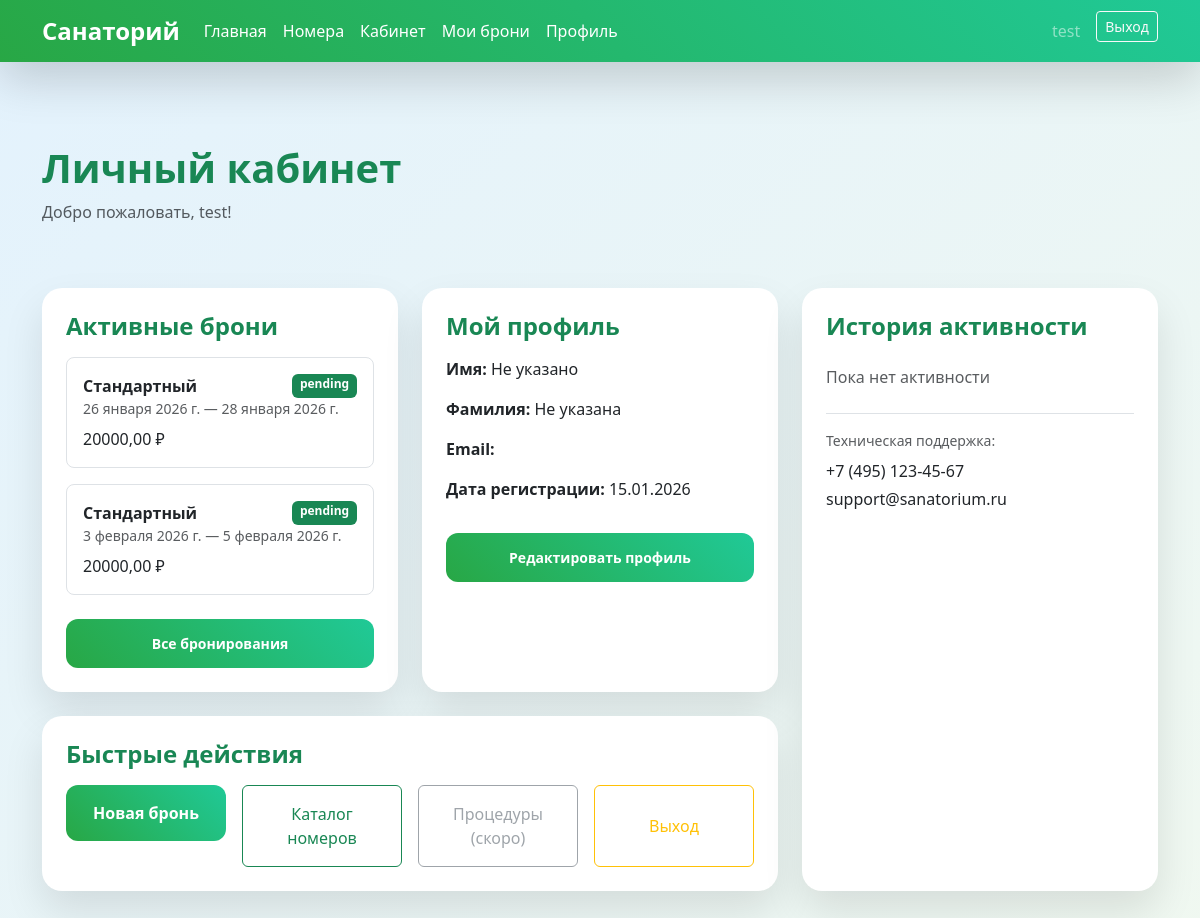
The app's page /accounts/dashboard/ (signed in), older data.
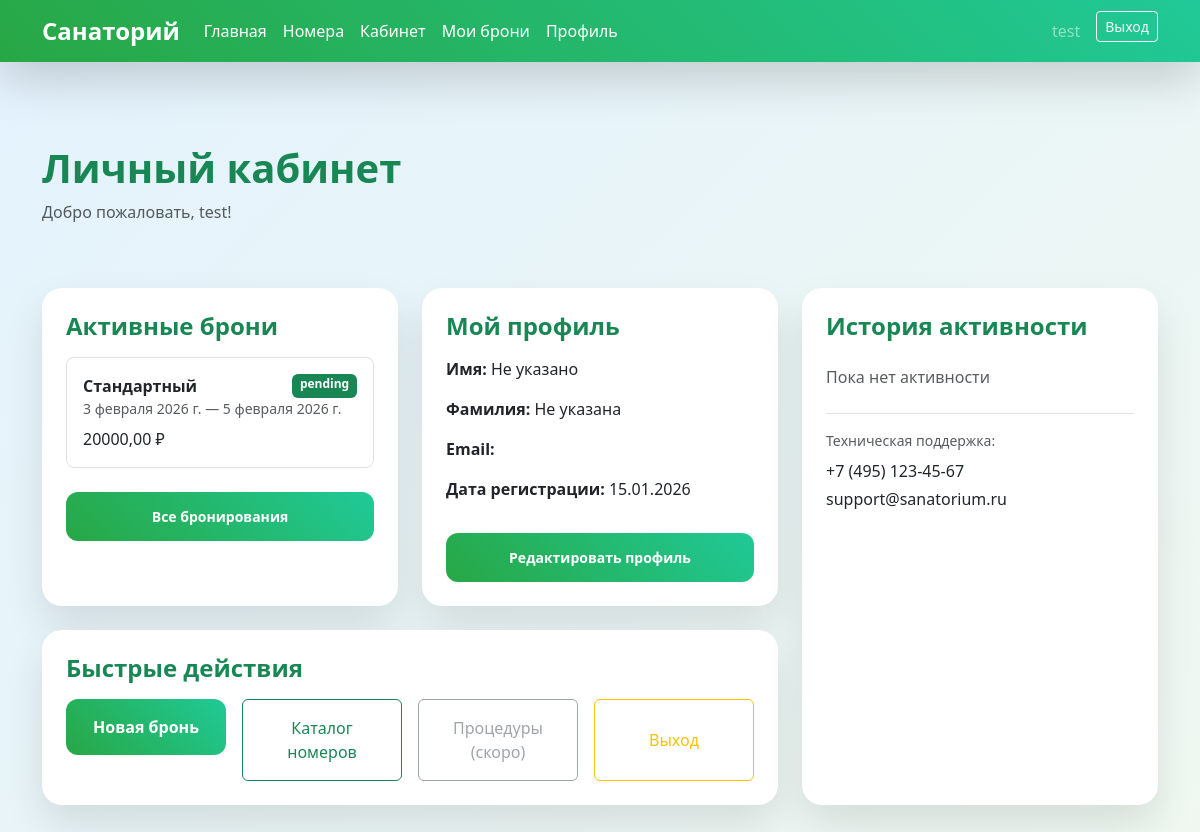
The same page, newer data.
### accounts/models.py (models this page shows, shortened)
class Booking(models.Model):
    STATUS_CHOICES = [
        ('pending', 'Ожидает подтверждения'),
        ('confirmed', 'Подтверждена'),
        ('cancelled', 'Отменена'),
        ('completed', 'Завершена'),
    ]
    user = models.ForeignKey(User, on_delete=models.CASCADE, related_name='bookings')
    room = models.ForeignKey(Room, on_delete=models.CASCADE, related_name='bookings', null=True, blank=True)
    room_type = models.CharField(max_length=20, choices=Room.TYPE_CHOICES)  # Оставляем для обратной совместимости
    check_in = models.DateField('Дата заезда')
    check_out = models.DateField('Дата выезда')
    guests = models.IntegerField(
        default=1,
        validators=[MinValueValidator(1), MaxValueValidator(4)]
    )
    total_price = models.DecimalField(max_digits=10, decimal_places=2, null=True, blank=True)
    status = models.CharField(max_length=20, choices=STATUS_CHOICES, default='pending')
    created_at = models.DateTimeField(auto_now_add=True)
    notes = models.TextField(max_length=500, blank=True)
    class Meta:
        verbose_name = 'Бронирование'
        verbose_name_plural = 'Бронирования'
        ordering = ['-created_at']

### accounts/views.py (the view)
    def wrapper(request, *args, **kwargs):
        if request.user.is_authenticated:
            if request.user.is_staff:
                return redirect('admin_dashboard')
            else:
                return view_func(request, *args, **kwargs)
        return view_func(request, *args, **kwargs)

### accounts/mixins.py (called while the page is built)
    def test_func(self):
        return not self.request.user.is_staff

### accounts/models.py (called while the page is built)
    def calculate_profile_completion(self):
        required_fields = ['first_name', 'last_name', 'phone', 'email', 'birth_date']
        filled = 0
        for field in required_fields:
            value = getattr(self, field)
            if value and str(value).strip():
                filled += 1
        percentage = (filled / len(required_fields)) * 100
        self.is_profile_complete = percentage >= 70
        return percentage

### accounts/views.py (called while the page is built)
def redirect_based_on_role(view_func):
    def wrapper(request, *args, **kwargs):
        if request.user.is_authenticated:
            if request.user.is_staff:
                return redirect('admin_dashboard')
            else:
                return view_func(request, *args, **kwargs)
        return view_func(request, *args, **kwargs)
    return wrapper

### templates/dashboard.html (shortened to what the changed rows need)
{% extends 'base.html' %}
{% block content %}
<div class="row">
    <div class="col-12 mb-5">
        <h1 class="fw-bold text-success mb-2">Личный кабинет</h1>
    </div>
</div>
<div class="row g-4">
    <div class="col-lg-8">
        <div class="row g-4">
            <div class="col-md-6">
                <div class="form-card p-4 h-100">
                    {% if active_bookings %}
                    <div class="list-group">
                        {% for booking in active_bookings %}
                        <div class="border rounded-3 p-3 mb-3">
                            <div class="d-flex justify-content-between">
                                <strong>{{ booking.get_room_type_display }}</strong>
                                <span class="badge bg-success">{{ booking.status }}</span>
                            </div>
                            <small class="text-muted d-block">{{ booking.check_in }} — {{ booking.check_out }}</small>
                            <div class="mt-2">{{ booking.total_price }} ₽</div>
                        </div>
                        {% endfor %}
                    </div>
                    {% else %}
                    <p class="text-muted mb-3">Нет активных бронирований</p>
                    {% endif %}
                </div>
            </div>
        </div>
    </div>
</div>
{% endblock %}

Row changes from the older to the newer data that the page shows:
no longer on this page (row edited): Booking: room_type "Стандартный", status "pending", check_in "26 января 2026 г.", check_out "28 января 2026 г.", total_price "20000,00"
